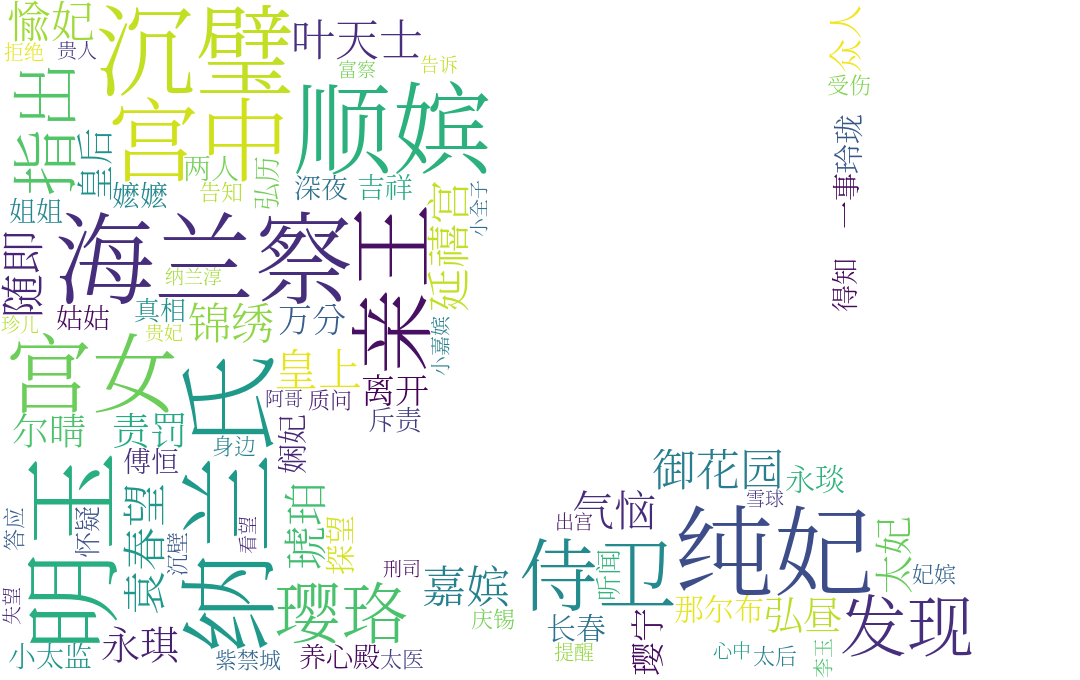

Recreate this plot in Python.
# -*- coding: utf-8 -*-
"""
Created on Mon Sep  3 18:27:38 2018

@author: Yi
"""

import os
os.chdir("C:/Users/Yi/Desktop/nlp/wordcloud")
 
import jieba.analyse                          # 导入结巴分词
import numpy as np                            # numpy
from wordcloud import WordCloud, STOPWORDS    # 词云工具和自带的的停用词，英文
from PIL import Image                         # 图片处理
import matplotlib.pyplot as plt

def handle(textfile, stopword):
    with open(textfile, 'r') as f:
        data = f.read()

    wordlist = jieba.analyse.extract_tags(data, topK=100)   # 分词，取前100
    wordStr = " ".join(wordlist)
    print (wordStr)

    hand = np.array(Image.open('plot/queen.jpg'))    # 打开一张图片，词语以图片形状为背景分布

    my_cloudword = WordCloud(
        # wordcloud参数配置
        width=1024,
        height=768,
        background_color = 'white',   # 背景颜色设置白色
        mask = hand,                  # 背景图片
        max_words = 100,              # 最大显示的字数
        stopwords = stopword,         # 停用词
        max_font_size = 100,           # 字体最大值
        font_path='data/SourceHanSerifK-Light.otf',  # 设置中文字体，若是有中文的话，这句代码必须添加，不然会出现方框，不出现汉字
        random_state=3,  # 设置有多少种随机生成状态，即有多少种配色方案
    )

    my_cloudword.generate(wordStr)          # 生成图片
    my_cloudword.to_file('plot/queen.png')    # 保存
    
    plt.axis('off')  # 是否显示x轴、y轴下标
    ax = plt.imshow(my_cloudword)  # 显示词云图
    fig = ax.figure
    fig.set_size_inches(25,20)                  # 可调节图片紧密 尺寸程度    
    plt.show()  # 显示


stopwords = open('data/stopwords.txt').read()
stopwords = set(stopwords.split('\n'))

if __name__ == '__main__':
    handle('data/yxgl.txt', stopwords)
